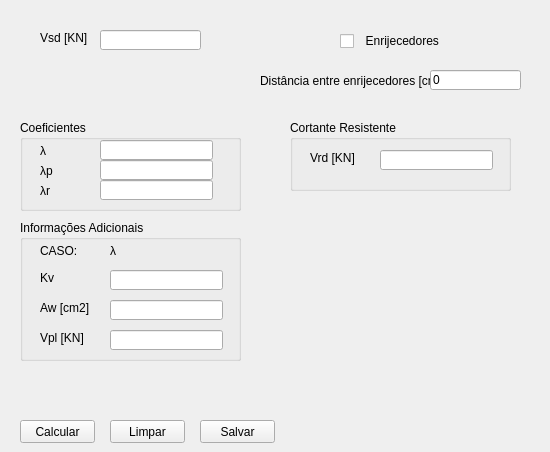
    <widget class="QWidget" name="tab_4">
     <attribute name="title">
      <string>Cortante</string>
     </attribute>
     <widget class="QLineEdit" name="lineEdit_66">
      <property name="geometry">
       <rect>
        <x>100</x>
        <y>30</y>
        <width>101</width>
        <height>20</height>
       </rect>
      </property>
     </widget>
     <widget class="QLabel" name="label_45">
      <property name="geometry">
       <rect>
        <x>40</x>
        <y>30</y>
        <width>47</width>
        <height>16</height>
       </rect>
      </property>
      <property name="text">
       <string>Vsd [KN]</string>
      </property>
     </widget>
     <widget class="QLabel" name="label_82">
      <property name="geometry">
       <rect>
        <x>260</x>
        <y>70</y>
        <width>171</width>
        <height>21</height>
       </rect>
      </property>
      <property name="text">
       <string>Distância entre enrijecedores [cm]</string>
      </property>
     </widget>
     <widget class="QLineEdit" name="lineEdit_67">
      <property name="geometry">
       <rect>
        <x>430</x>
        <y>70</y>
        <width>91</width>
        <height>20</height>
       </rect>
      </property>
      <property name="text">
       <string>0</string>
      </property>
     </widget>
     <widget class="QGroupBox" name="groupBox_20">
      <property name="geometry">
       <rect>
        <x>20</x>
        <y>120</y>
        <width>221</width>
        <height>91</height>
       </rect>
      </property>
      <property name="title">
       <string>Coeficientes</string>
      </property>
      <widget class="QLabel" name="label_83">
       <property name="geometry">
        <rect>
         <x>20</x>
         <y>20</y>
         <width>47</width>
         <height>21</height>
        </rect>
       </property>
       <property name="text">
        <string>λ</string>
       </property>
      </widget>
      <widget class="QLineEdit" name="lineEdit_68">
       <property name="geometry">
        <rect>
         <x>80</x>
         <y>20</y>
         <width>113</width>
         <height>20</height>
        </rect>
       </property>
      </widget>
      <widget class="QLineEdit" name="lineEdit_69">
       <property name="geometry">
        <rect>
         <x>80</x>
         <y>40</y>
         <width>113</width>
         <height>20</height>
        </rect>
       </property>
      </widget>
      <widget class="QLabel" name="label_84">
       <property name="geometry">
        <rect>
         <x>20</x>
         <y>40</y>
         <width>47</width>
         <height>21</height>
        </rect>
       </property>
       <property name="text">
        <string>λp</string>
       </property>
      </widget>
      <widget class="QLineEdit" name="lineEdit_70">
       <property name="geometry">
        <rect>
         <x>80</x>
         <y>60</y>
         <width>113</width>
         <height>20</height>
        </rect>
       </property>
      </widget>
      <widget class="QLabel" name="label_85">
       <property name="geometry">
        <rect>
         <x>20</x>
         <y>60</y>
         <width>47</width>
         <height>21</height>
        </rect>
       </property>
       <property name="text">
        <string>λr</string>
       </property>
      </widget>
     </widget>
     <widget class="QGroupBox" name="groupBox_21">
      <property name="geometry">
       <rect>
        <x>290</x>
        <y>120</y>
        <width>221</width>
        <height>71</height>
       </rect>
      </property>
      <property name="title">
       <string>Cortante Resistente</string>
      </property>
      <widget class="QLabel" name="label_86">
       <property name="geometry">
        <rect>
         <x>20</x>
         <y>30</y>
         <width>61</width>
         <height>16</height>
        </rect>
       </property>
       <property name="text">
        <string>Vrd [KN]</string>
       </property>
      </widget>
      <widget class="QLineEdit" name="lineEdit_71">
       <property name="geometry">
        <rect>
         <x>90</x>
         <y>30</y>
         <width>113</width>
         <height>20</height>
        </rect>
       </property>
      </widget>
     </widget>
     <widget class="QGroupBox" name="groupBox_23">
      <property name="geometry">
       <rect>
        <x>20</x>
        <y>220</y>
        <width>221</width>
        <height>141</height>
       </rect>
      </property>
      <property name="title">
       <string>Informações Adicionais</string>
      </property>
      <widget class="QLabel" name="label_88">
       <property name="geometry">
        <rect>
         <x>20</x>
         <y>50</y>
         <width>61</width>
         <height>16</height>
        </rect>
       </property>
       <property name="text">
        <string>Kv</string>
       </property>
      </widget>
      <widget class="QLineEdit" name="lineEdit_73">
       <property name="geometry">
        <rect>
         <x>90</x>
         <y>50</y>
         <width>113</width>
         <height>20</height>
        </rect>
       </property>
      </widget>
      <widget class="QLineEdit" name="lineEdit_74">
       <property name="geometry">
        <rect>
         <x>90</x>
         <y>80</y>
         <width>113</width>
         <height>20</height>
        </rect>
       </property>
      </widget>
      <widget class="QLabel" name="label_89">
       <property name="geometry">
        <rect>
         <x>20</x>
         <y>80</y>
         <width>61</width>
         <height>16</height>
        </rect>
       </property>
       <property name="text">
        <string>Aw [cm2]</string>
       </property>
      </widget>
      <widget class="QLineEdit" name="lineEdit_75">
       <property name="geometry">
        <rect>
         <x>90</x>
         <y>110</y>
         <width>113</width>
         <height>20</height>
        </rect>
       </property>
      </widget>
      <widget class="QLabel" name="label_90">
       <property name="geometry">
        <rect>
         <x>20</x>
         <y>110</y>
         <width>61</width>
         <height>16</height>
        </rect>
       </property>
       <property name="text">
        <string>Vpl [KN]</string>
       </property>
      </widget>
      <widget class="QLabel" name="label_91">
       <property name="geometry">
        <rect>
         <x>20</x>
         <y>20</y>
         <width>47</width>
         <height>21</height>
        </rect>
       </property>
       <property name="text">
        <string>CASO: </string>
       </property>
      </widget>
      <widget class="QLabel" name="label_92">
       <property name="geometry">
        <rect>
         <x>90</x>
         <y>20</y>
         <width>111</width>
         <height>21</height>
        </rect>
       </property>
       <property name="text">
        <string>λ</string>
       </property>
      </widget>
     </widget>
     <widget class="QPushButton" name="pushButton_15">
      <property name="geometry">
       <rect>
        <x>20</x>
        <y>420</y>
        <width>75</width>
        <height>23</height>
       </rect>
      </property>
      <property name="text">
       <string>Calcular</string>
      </property>
     </widget>
     <widget class="QPushButton" name="pushButton_16">
      <property name="geometry">
       <rect>
        <x>200</x>
        <y>420</y>
        <width>75</width>
        <height>23</height>
       </rect>
      </property>
      <property name="text">
       <string>Salvar</string>
      </property>
     </widget>
     <widget class="QPushButton" name="pushButton_17">
      <property name="geometry">
       <rect>
        <x>110</x>
        <y>420</y>
        <width>75</width>
        <height>23</height>
       </rect>
      </property>
      <property name="text">
       <string>Limpar</string>
      </property>
     </widget>
     <widget class="QCheckBox" name="checkBox">
      <property name="geometry">
       <rect>
        <x>340</x>
        <y>31</y>
        <width>121</width>
        <height>20</height>
       </rect>
      </property>
      <property name="text">
       <string>  Enrijecedores</string>
      </property>
     </widget>
     <widget class="QLabel" name="label_87">
      <property name="geometry">
       <rect>
        <x>290</x>
        <y>260</y>
        <width>251</width>
        <height>131</height>
       </rect>
      </property>
      <property name="text">
       <string/>
      </property>
     </widget>
     <widget class="QLabel" name="label_188">
      <property name="geometry">
       <rect>
        <x>340</x>
        <y>210</y>
        <width>161</width>
        <height>21</height>
       </rect>
      </property>
      <property name="text">
       <string/>
      </property>
     </widget>
    </widget>
